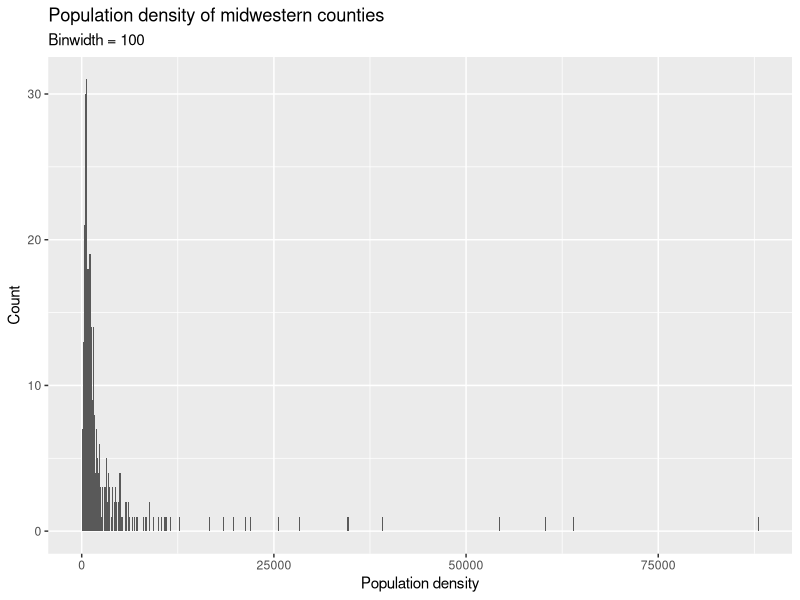
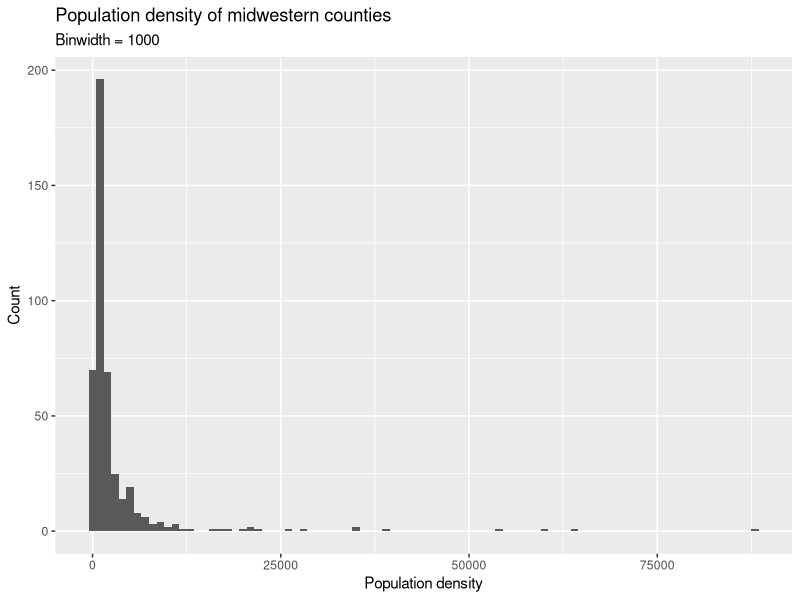
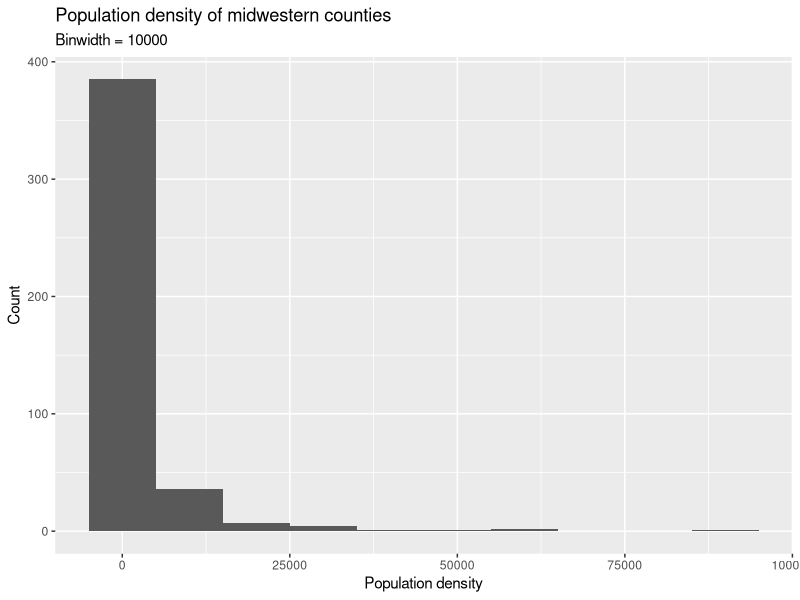
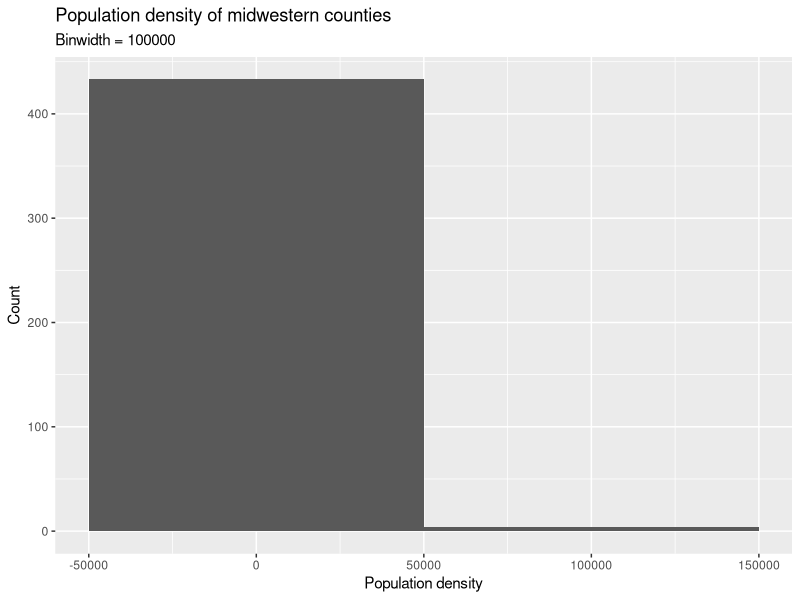

Here is the R script that generated these plots, in order:
## ---- chunk 1
1 + 1
## ---- chunk 2
#| echo: false
2 * 2
## ---- chunk 3
library(tidyverse)
## ---- chunk 4
ggplot(midwest, aes(x = popdensity)) + 
  geom_histogram(binwidth = 100) + 
  labs(x = "Population density", 
       y = "Count", 
       title = "Population density of midwestern counties",
       subtitle = "Binwidth = 100")
## ---- chunk 5
ggplot(midwest, aes(x = popdensity)) + 
  geom_histogram(binwidth = 1000) + 
  labs(x = "Population density", 
       y = "Count", 
       title = "Population density of midwestern counties",
       subtitle = "Binwidth = 1000")
## ---- chunk 6
ggplot(midwest, aes(x = popdensity)) + 
  geom_histogram(binwidth = 10000) + 
  labs(x = "Population density", 
       y = "Count", 
       title = "Population density of midwestern counties",
       subtitle = "Binwidth = 10000")
## ---- chunk 7
ggplot(midwest, aes(x = popdensity)) + 
  geom_histogram(binwidth = 100000) + 
  labs(x = "Population density", 
       y = "Count", 
       title = "Population density of midwestern counties",
       subtitle = "Binwidth = 100000")
